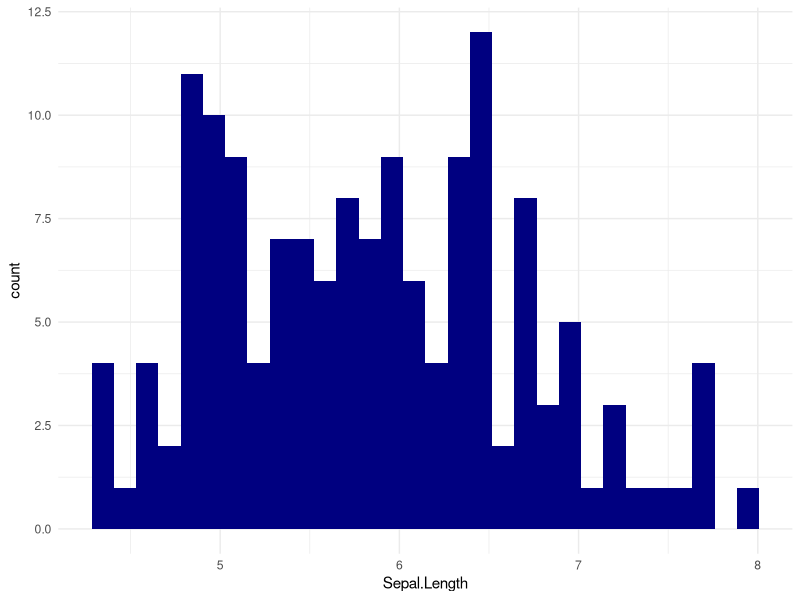

The R source for this figure:
## ---- chunk 1
knitr::opts_chunk$set(echo = TRUE)
library(tidyverse)
## ---- chunk 2
col <- colors()
colors()
## ---- chunk 3
ggplot(iris, aes(x=Sepal.Length)) +
  geom_histogram(fill=col[491]) +
  theme_minimal()
